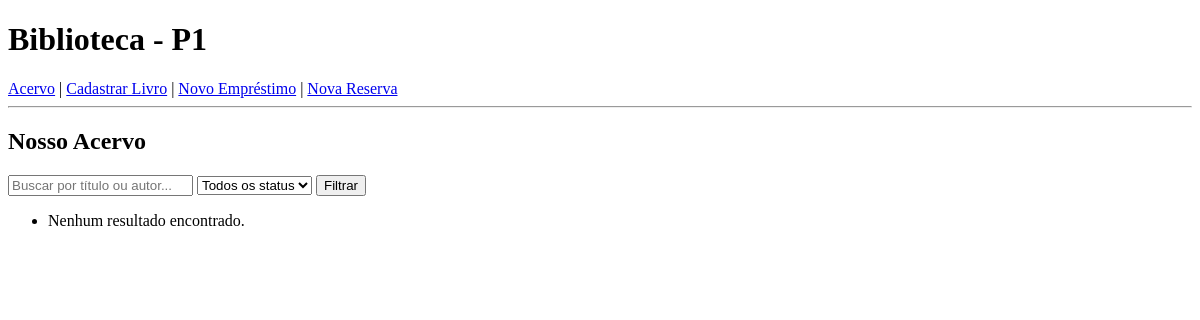
The app's page /, older data.
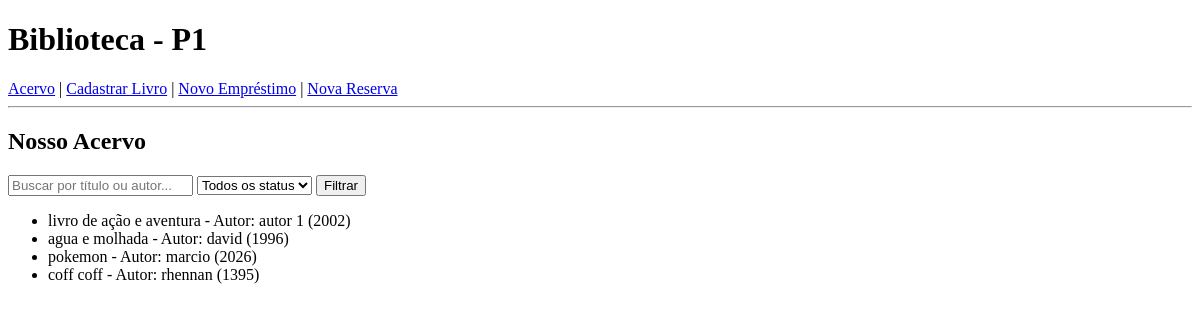
The same page, newer data.
### acervo/models.py (models this page shows, shortened)
class Livro(models.Model):
    titulo = models.CharField(max_length=200)
    autor = models.ForeignKey(Autor, on_delete=models.CASCADE)
    ano = models.IntegerField()

class Autor(models.Model):
    nome = models.CharField(max_length=150)

### acervo/views.py (the view)
# urls.py: path('', views.lista_livros, name='lista_livros'),
def lista_livros(request):
    q = request.GET.get('q', '')
    status = request.GET.get('status', '')
    livros = Livro.objects.all()
    if q:
        livros = livros.filter(Q(titulo__icontains=q) | Q(autor__nome__icontains=q))
    if status == 'disponivel':
        livros = livros.filter(exemplar__disponivel=True).distinct()
    elif status == 'emprestado':
        livros = livros.filter(exemplar__disponivel=False).distinct()
    return render(request, 'acervo/lista.html', {'livros': livros})

### acervo/templates/acervo/lista.html (shortened to what this page needs)
{% extends 'base.html' %}
{% block conteudo %}
    <h2>Nosso Acervo</h2>
    <form method="get">
        <input type="text" name="q" placeholder="Buscar por título ou autor..." value="{{ request.GET.q }}">
        <select name="status">
            <option value="">Todos os status</option>
        </select>
        <button type="submit">Filtrar</button>
    </form>
    <ul>
    {% for livro in livros %}
        <li>{{ livro.titulo }} - Autor: {{ livro.autor.nome }} ({{ livro.ano }})</li>
    {% empty %}
        <li>Nenhum resultado encontrado.</li>
    {% endfor %}
    </ul>
{% endblock %}

### acervo/templates/base.html (shortened to what this page needs)
<!DOCTYPE html>
<html lang="pt-br">
<head>
</head>
<body>
    <header>
        <h1>Biblioteca - P1</h1>
        <nav>
            <a href="{% url 'lista_livros' %}">Acervo</a> |
            <a href="{% url 'novo_livro' %}">Cadastrar Livro</a> |
            <a href="{% url 'novo_emprestimo' %}">Novo Empréstimo</a> |
            <a href="{% url 'nova_reserva' %}">Nova Reserva</a>
        </nav>
        <hr>
    </header>
    <main>
        {% block conteudo %}{% endblock %}
    </main>
</body>
</html>

Row changes from the older to the newer data that the page shows:
added Livro: titulo "livro de ação e aventura", autor.nome "autor 1", ano "2002"
added Livro: titulo "agua e molhada", autor.nome "david", ano "1996"
added Livro: titulo "pokemon", autor.nome "marcio", ano "2026"
added Livro: titulo "coff coff", autor.nome "rhennan", ano "1395"
Text that changed along with them:
text no longer shown: "Nenhum resultado encontrado."
